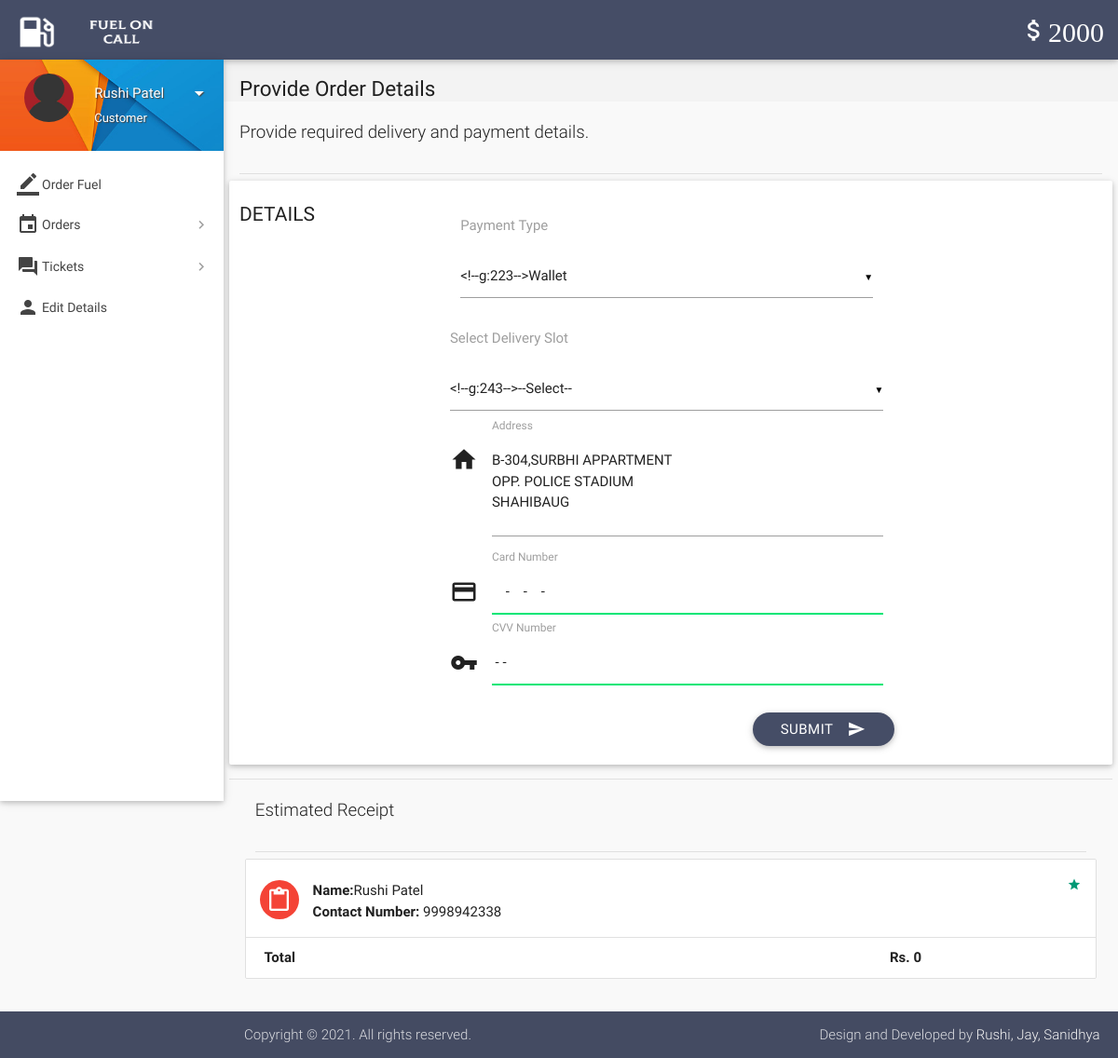
Screenshot of /place-order.php (signed in) with the database file from the repository.
### tables this page shows
CREATE TABLE `wallet_details` (
  `id` int(11) NOT NULL,
  `wallet_id` int(11) NOT NULL,
  `number` varchar(16) NOT NULL,
  `cvv` int(3) NOT NULL,
  `balance` int(11) NOT NULL DEFAULT 2000
);

CREATE TABLE `users` (
  `id` int(11) NOT NULL,
  `role` varchar(15) NOT NULL DEFAULT 'Customer',
  `name` varchar(15) NOT NULL,
  `username` varchar(10) NOT NULL,
  `password` varchar(16) NOT NULL,
  `email` varchar(35) DEFAULT NULL,
  `address` varchar(300) DEFAULT NULL,
  `contact` bigint(11) NOT NULL,
  `verified` tinyint(1) NOT NULL DEFAULT 0,
  `deleted` tinyint(4) NOT NULL DEFAULT 0
);

### includes/wallet.php (called while the page is built)
<?php
$user_id=$_SESSION['user_id'];
$sql = mysqli_query($con, "SELECT * FROM wallet where customer_id = $user_id");
while($row1 = mysqli_fetch_array($sql)){
$wallet_id = $row1['id'];
}
$sql = mysqli_query($con, "SELECT * FROM wallet_details where wallet_id = $wallet_id");
while($row1 = mysqli_fetch_array($sql)){
$balance = $row1['balance'];
}
?>

### includes/connect.php (called while the page is built, shortened)
<?php
$role = $_SESSION['role'];
?>

### place-order.php (the view, shortened to what this page needs)
<?php
include 'includes/connect.php';
include 'includes/wallet.php';
$total = 0;
	if($_SESSION['customer_sid']==session_id())
	{
$result = mysqli_query($con, "SELECT * FROM users where id = $user_id");
while($row = mysqli_fetch_array($result)){
$name = $row['name'];
$address = $row['address'];
$contact = $row['contact'];
}
		?>
<!DOCTYPE html>
<html lang="en">
<head>
  <link href="css/materialize.min.css" type="text/css" rel="stylesheet" media="screen,projection">
  <link href="css/style.min.css" type="text/css" rel="stylesheet" media="screen,projection">
  <link href="css/custom/custom.min.css" type="text/css" rel="stylesheet" media="screen,projection">
	<link rel="stylesheet" href="https://use.fontawesome.com/releases/v5.15.2/css/all.css">
  <link href="js/plugins/perfect-scrollbar/perfect-scrollbar.css" type="text/css" rel="stylesheet" media="screen,projection">
</head>
<body>
  <header id="header" class="page-topbar">
        <div class="navbar-fixed">
            <nav class="navbar-color">
                <div class="nav-wrapper">
                    <ul class="left">
                      <li><h1 class="logo-wrapper"><a href="index.php" class="brand-logo darken-1"><img src="images/materialize-logo.png" alt="logo"></a> <span class="logo-text">Logo</span></h1></li>
                    </ul>
                    <ul class="right hide-on-med-and-down">
                        <li><a href="#" class="waves-effect waves-block waves-light"><i class="mdi-editor-attach-money"><?php echo $balance;?></i></a>
                        </li>
                    </ul>
                </div>
            </nav>
        </div>
  </header>
  <div id="main">
    <div class="wrapper">
      <aside id="left-sidebar-nav">
        <ul id="slide-out" class="side-nav fixed leftside-navigation">
            <li class="user-details cyan darken-2">
            <div class="row">
                <div class="col col s4 m4 l4">
                    <img src="images/avatar.jpg" alt="" class="circle responsive-img valign profile-image">
                </div>
                <div class="col col s8 m8 l8">
                    <a class="btn-flat dropdown-button waves-effect waves-light white-text profile-btn" href="#" data-activates="profile-dropdown"><?php echo $name;?> <i class="mdi-navigation-arrow-drop-down right"></i></a>
                    <p class="user-roal"><?php echo $role;?></p>
                </div>
            </div>
            </li>
            <li class="bold"><a href="index.php" class="waves-effect waves-cyan"><i class="mdi-editor-border-color"></i> Order Fuel</a>
            </li>
                <li class="no-padding">
                    <ul class="collapsible collapsible-accordion">
                        <li class="bold"><a class="collapsible-header waves-effect waves-cyan"><i class="mdi-editor-insert-invitation"></i> Orders</a>
                        </li>
                    </ul>
                </li>
                <li class="no-padding">
                    <ul class="collapsible collapsible-accordion">
                        <li class="bold"><a class="collapsible-header waves-effect waves-cyan"><i class="mdi-action-question-answer"></i> Tickets</a>
                        </li>
                    </ul>
                </li>
            <li class="bold"><a href="details.php" class="waves-effect waves-cyan"><i class="mdi-social-person"></i> Edit Details</a>
            </li>
        </ul>
        </aside>
      <section id="content">
        <div id="breadcrumbs-wrapper">
          <div class="container">
            <div class="row">
              <div class="col s12 m12 l12">
                <h5 class="breadcrumbs-title">Provide Order Details</h5>
              </div>
            </div>
          </div>
        </div>
				<div class="container">
          <p class="caption">Provide required delivery and payment details.</p>
          <div class="divider"></div>
            <div class="row">
              <div class="col s12 m4 l3">
                <h4 class="header">Details</h4>
              </div>
<div>
                <div class="card-panel">
                  <div class="row">
                    <form class="formValidate col s12 m12 l6" id="formValidate" method="post" action="confirm-order.php" novalidate="novalidate">
                      <div class="row">
                        <div class="input-field col s12">
														<label for="payment_type">Payment Type</label><br><br>
                      	</div>
                  </div>
									<div class="row">
                    <form class="formValidate col s12 m12 l6" id="formValidate" method="post" action="confirm-order.php" novalidate="novalidate">
                      <div class="row">
                        <div class="input-field col s12">
													<label for="delivery_slot">Select Delivery Slot</label><br><br>
                      	</div>
                  </div>
                  <div class="row">
                    <div class="input-field col s12">
                      <i class="mdi-action-home prefix"></i>
												<textarea name="address" id="address" class="materialize-textarea validate" data-error=".errorTxt1"><?php echo $address;?></textarea>
												<label for="address" class="">Address</label>
                    </div>
                  </div>
                  <div class="row">
                    <div class="input-field col s12">
                      <i class="mdi-action-credit-card prefix"></i>
					<input name="cc_number" id="cc_number" type="text" data-error=".errorTxt2" required>
					<label for="cc_number" class="">Card Number</label>
                    </div>
                  </div>
                  <div class="row">
                    <div class="input-field col s12">
                      <i class="mdi-communication-vpn-key prefix"></i>
					<input name="cvv_number" id="cvv_number" type="text" data-error=".errorTxt3" required>
					<label for="cvv_number" class="">CVV Number</label>
                    </div>
                  </div>
                <div class="row">
                  <div class="row">
                    <div class="input-field col s12">
                      <button class="btn cyan waves-effect waves-light right" type="submit" name="action">Submit
                        <i class="mdi-content-send right"></i>
                      </button>
                    </div>
                  </div>
                </div>
                    </form>
                  </div>
                </div>
              </div>
            <div class="divider"></div>
          </div>
      </div>
        <div class="container">
          <p class="caption">Estimated Receipt</p>
          <div class="divider"></div>
<div id="work-collections" class="seaction">
<div class="row">
<div>
<ul id="issues-collection" class="collection">
<?php
    echo '<li class="collection-item avatar">
        <i class="mdi-content-content-paste red circle"></i>
        <p><strong>Name:</strong>'.$name.'</p>
		<p><strong>Contact Number:</strong> '.$contact.'</p>
        <a href="#" class="secondary-content"><i class="mdi-action-grade"></i></a>';
    echo '<li class="collection-item">
        <div class="row">
            <div class="col s7">
                <p class="collections-title"> <b>Total</b></p>
            </div>
            <div class="col s2">
                <span>&nbsp;</span>
            </div>
            <div class="col s3">
                <span><strong>Rs. '.$total.'</strong></span>
            </div>
        </div>
    </li>';
?>
</ul>
                </div>
				</div>
                </div>
              </div>
            </div>
        </div>
    </div>
	<footer class="page-footer">
    <div class="footer-copyright">
			<div class="container">
        <span>Copyright © 2021. All rights reserved.</span>
        <span class="right"> Design and Developed by <a class="grey-text text-lighten-4" href="#">Rushi, Jay, Sanidhya</a></span>
      </div>
    </div>
  </footer>
</body>
</html>
<?php
	}
?>

### place-order.php (style rules this page uses)
.input-field label.active { width:100%; }

### rows the page displays
wallet_details: balance "2000"
users: name "Rushi Patel", address "B-304,SURBHI APPARTMENT OPP. POLICE STADIUM SHAHIBAUG", contact "9998942338"

### other values shown
$role "Customer"
$total "0"
